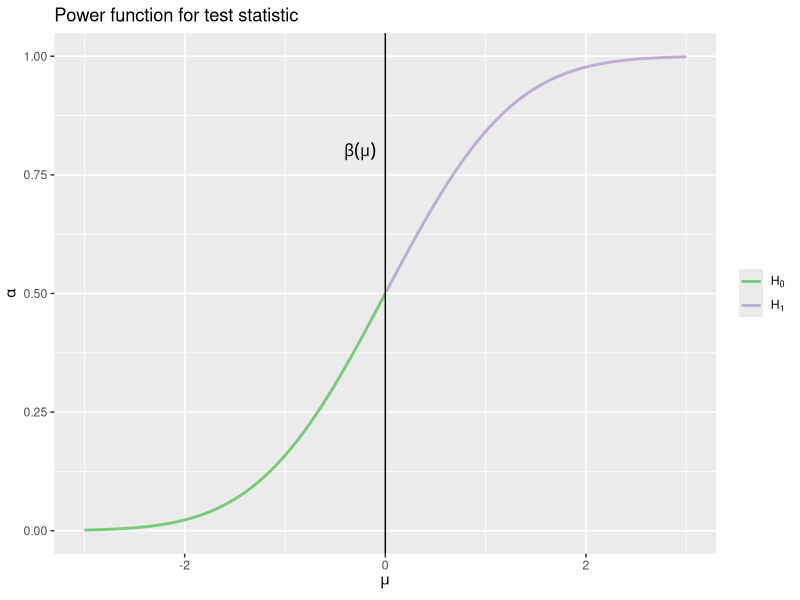
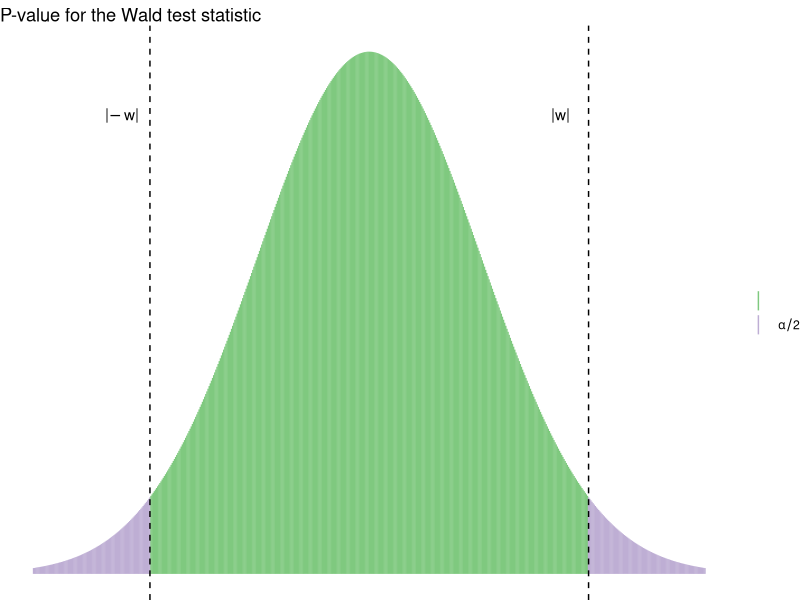

Generate these figures, in order, with R:
## ---- chunk 1
library(tidyverse)
library(patchwork)
library(here)
## ---- chunk 2
knitr::include_graphics("https://2378nh2nfow32gm3mb25krmuyy-wpengine.netdna-ssl.com/wp-content/uploads/2014/05/Type-I-and-II-errors1-625x468.jpg")
## ---- chunk 3
tibble(
  x = seq(-3, 3, by = 0.01),
  y = pnorm(x),
  h = x > -0
) %>%
  ggplot(aes(x, y, color = h)) +
  geom_line(size = 1) +
  geom_vline(xintercept = 0) +
  scale_color_brewer(type = "qual", labels = expression(H[0], H[1])) +
  annotate(geom = "text", x = -0.25, y = .8, label = expression(beta(mu))) +
  labs(
    title = "Power function for test statistic",
    x = expression(mu),
    y = expression(alpha),
    color = NULL
  )
## ---- chunk 4
knitr::include_graphics("https://www.azquotes.com/picture-quotes/quote-the-absence-of-evidence-is-not-the-evidence-of-absence-carl-sagan-43-51-12.jpg")
## ---- chunk 5
tibble(
  x = seq(-3, 3, by = 0.01),
  y = dnorm(x),
  tails = x < qnorm(p = 0.025) | x > qnorm(p = 0.975)
) %>%
  ggplot(aes(x, y)) +
  geom_linerange(aes(ymax = y, ymin = 0, color = tails)) +
  scale_color_brewer(type = "qual", labels = expression(NULL, alpha / 2)) +
  geom_vline(xintercept = qnorm(p = c(0.025, 0.975)), linetype = 2) +
  annotate(
    geom = "text", x = qnorm(p = c(0.025, 0.975)) - .25, y = .35,
    label = expression(paste("|", -w, "|"), paste("|", w, "|"))
  ) +
  labs(
    title = "P-value for the Wald test statistic",
    x = NULL,
    y = NULL,
    color = NULL
  ) +
  theme_void()
